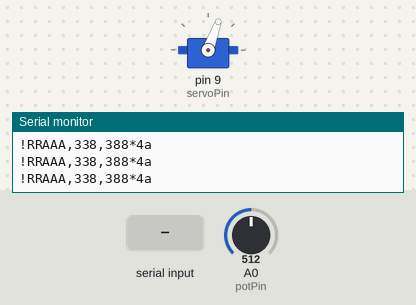
Bench run of a sketch on a simulated Arduino Uno, built with avr-gcc and run on an emulated ATmega328P. Parts: servo, the last lines printed to the serial monitor. Inputs (shaded band) come from the test bench; at power-on: A0 (potPin) = 512.

Above: at 1.2 s.
1.3 s: "90,45,200\n" received over Serial
At 2.4 s:
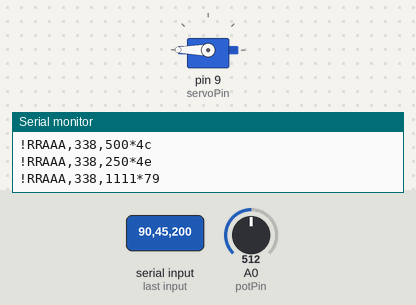
3.0 s: "30,150,10\n" received over Serial
At 4.0 s:
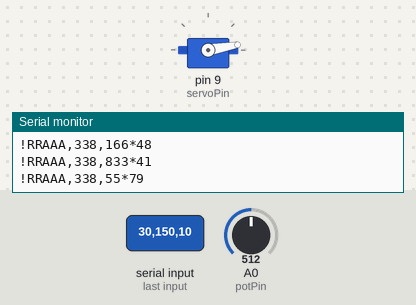
4.7 s: A0 (potPin) set to 941
6.2 s: A0 (potPin) set to 974
9.2 s: "1,90,45\n" received over Serial
At 9.9 s:
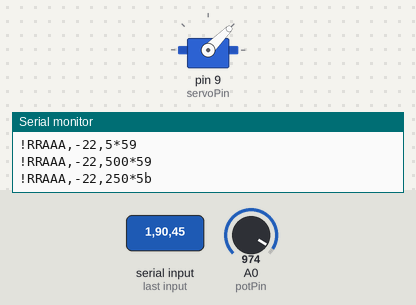
12.1 s: "90\n" received over Serial
At 12.6 s:
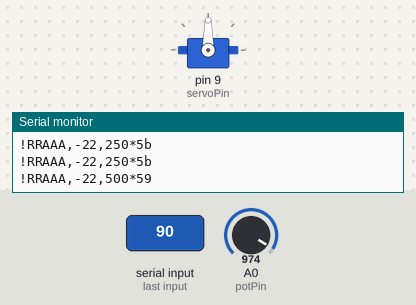
Timing chart, 0 to 14.6 s (numbered marks = the images above; inputs shaded):
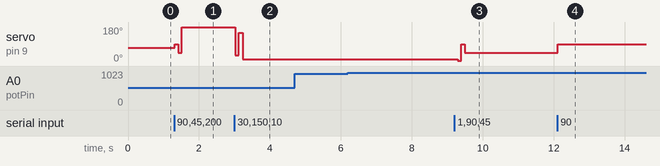

The sketch:

servoPotmeter1.2.ino
```cpp
#include <Servo.h>
class nmeaReader  {
  private:
    String message;
        //A function to calculate the checksum of a string
    String checkSumCalculator(String currentString) {
      int checkSum = 0;
      // loop trough the whole string
      for (int i = 0; i < currentString.length(); i++) {
        char x = currentString[i];
        byte y = x;
        // the XOR
        checkSum ^= y;
      }
      // return the checksum in string format
      String hex = String(checkSum, HEX);
      return hex;
    }
  public:
    nmeaReader(String input): message(input) {};
    void newMessage(String input)  {
      message = input;
    }

    bool check()  {
      String checksum = message.substring(message.indexOf("*") + 1, message.length());
      String data = message.substring(1, message.indexOf("*"));
      // check if message is recieved correctly
      if (checksum.toInt() == checkSumCalculator(data).toInt()) {
        return true;
      } else {
        //        // print both of the checksums
        //        Serial.print(checksum);
        //        Serial.print('\t');
        //        Serial.print(checkSumCalculator(data));
        return false;
      }
    }
    String header() {
      String data = message.substring(1, message.indexOf("*"));
      return data.substring(0, 5);
    }
    String field(int index) {
      String data = message.substring(6, message.indexOf("*"));
      int i, j;
      i = data.indexOf(",");
      j = data.indexOf(",", i + 1);
      if (index >= 0) {
        for (int h = 0; h < index; h++)  {
          i = j;
          j = data.indexOf(",", i + 1);
          if (j < 0) {
            // set to end, because it is the last field
            j = data.length();
          }
          // check if field is valid
          if (i < 0 || i + 1 >= j)  {
            return "index not found";
          }
        }
        return data.substring(i + 1, j);
      } else {
        return "invalid index";
      }
    }
};

class nmeaMaker  {
  private:
    String header;
    int fields;

    //A function to calculate the checksum of a string
    String checkSumCalculator(String currentString) {
      int checkSum = 0;
      // loop trough the whole string
      for (int i = 0; i < currentString.length(); i++) {
        char x = currentString[i];
        byte y = x;
        // the XOR
        checkSum ^= y;
      }
      // return the checksum in string format
      String hex = String(checkSum, HEX);
      return hex;
    }
  public:
    nmeaMaker(String header, int numberOfFieleds)  {
      this->header = header;
      fields = numberOfFieleds;
    };
    // number is amount of fields, start counting from 1
    String make(String field[])  {
      // start making the nmea data
      String nmea = header; // devices code
      for (int i = 0; i < fields; i++)  {
        nmea += "," + String(field[i]);
      }
      // add checksum
      nmea = "!" + nmea + "*" + checkSumCalculator(nmea);
      return nmea;
    }
};

// fields
Servo myservo; // create servo object to control a servo

int potPin = A0; // analog pin used to connect the potentiometer
int servoPin = 9; // pwm pin used to connect the servo

int deg = 70;


void setup() {
  Serial.begin(9600);
  myservo.attach(servoPin); // attaches the servo on pin 9 to the servo object
  myservo.write(deg); // write angle to the servo
//  nmeaReader test("$GPRRS,45678,HGF,65432,fgh,7654dfg*23");
//  if (test.check()) {
//    Serial.println(test.header());
//    Serial.println(test.field(0));
//    Serial.println(test.field(1));
//    Serial.println(test.field(2));
//    Serial.println(test.field(3));
//    Serial.println(test.field(4));
//  }
}

void loop() {
  delay(100); // just to keep it calm at the serial monitor
  // NMEA maker
  nmeaMaker rudder("RRAAA", 2);
  String fields[2] = {String(map(calDeg(), 0, 180, 0, 1000)), String(map(deg, 0, 180, 0, 1000))};
  Serial.println(rudder.make(fields));
  if (Serial.available())  {
    int i = Serial.parseInt(); // recieve new angle
    if (i > 0)  {
      deg = i;
    }
    myservo.write(deg); // write angle to the servo
  }
}

// calculate the degree of the sensor(potMeter)
int calDeg()  {
  //return map(input, 10, 907, 175, 5); // linear 1
  int input = analogRead(potPin);
  // calculate degrees with 3 linaer maps
  if (input > 230)  {
    return map(input, 229, 907, 100, 5);
  } else if (input > 50) {
    return map(input, 50, 229, 144, 103);
  } else {
    return map(input, 10, 50, 175, 144);
  }
}
```

Measured:
- after the input at 1.3 s, servo on pin 9 (servoPin): 70° → 90° at once, → 45° 0.10 s later, → 180° 0.10 s later
- after the input at 3.0 s, servo on pin 9 (servoPin): 180° → 30° at once, → 150° 0.10 s later, → 10° 0.10 s later
- after the input at 9.2 s, servo on pin 9 (servoPin): 10° → 1° after 0.09 s, → 90° 0.10 s later, → 45° 0.10 s later
- after the input at 12.1 s, servo on pin 9 (servoPin): 45° → 90° at once
